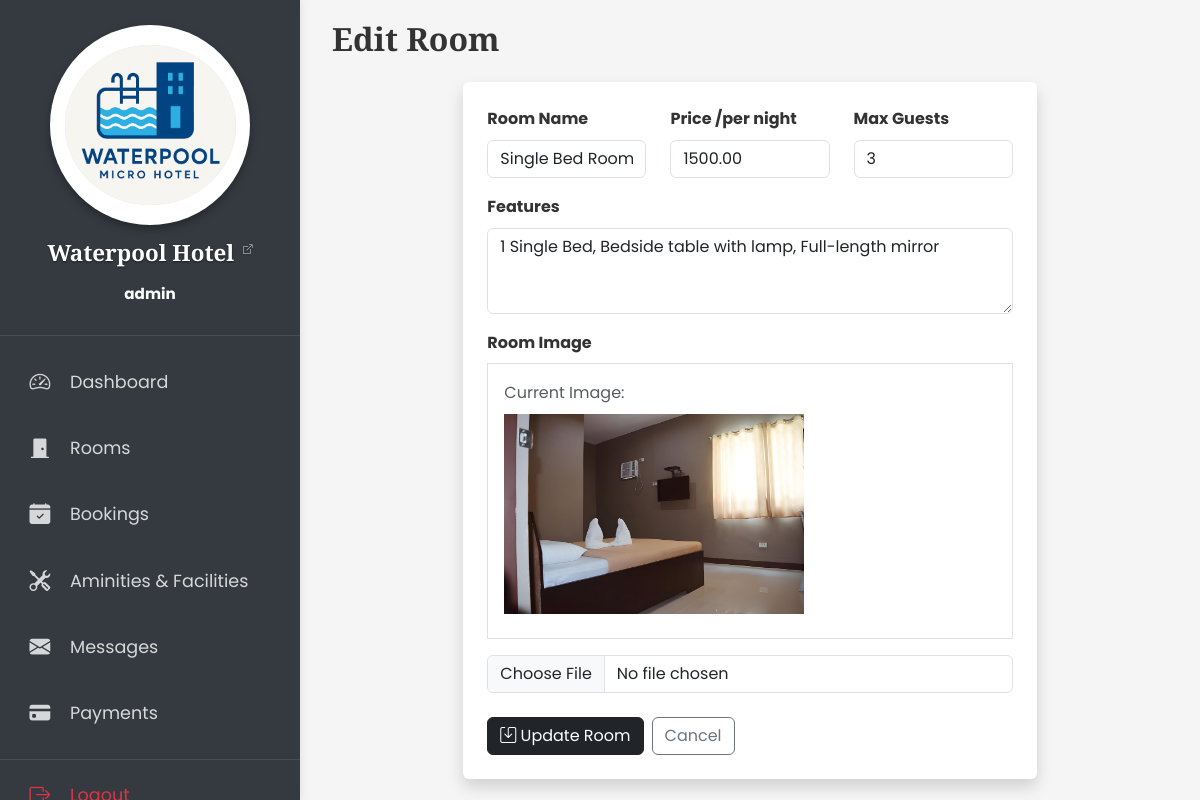
The app's page /edit_room.php?id=5 (signed in) with its own data.
### tables this page shows
CREATE TABLE `rooms` (
  `room_ID` int(11) NOT NULL,
  `name` varchar(100) NOT NULL,
  `price` decimal(10,2) NOT NULL,
  `max_guests` int(11) NOT NULL DEFAULT 2,
  `features` text NOT NULL,
  `facilities` text DEFAULT NULL,
  `image` varchar(255) NOT NULL
);

### edit_room.php (the view, shortened to what this page needs)
<?php
require('includes/db_config.php');
if (isset($_GET['id']) && is_numeric($_GET['id'])) {
    $room_id = $_GET['id'];
    try {
        $query = "SELECT * FROM rooms WHERE room_ID = ?";
        $stmt = $conn->prepare($query);
        $stmt->bind_param("i", $room_id);
        $stmt->execute();
        $result = $stmt->get_result();
        if ($result->num_rows == 1) {
            $room = $result->fetch_assoc();
        } else {
            throw new Exception("Room not found!");
        }
    } catch (Exception $e) {
        echo "<script>alert('" . $e->getMessage() . "'); window.location.href='manage_rooms.php';</script>";
        exit;
    }
} else {
    echo "<script>alert('Invalid Room ID!'); window.location.href='manage_rooms.php';</script>";
    exit;
}
?>
<!DOCTYPE html>
<html lang="en">
<head>
    <?php require('includes/links.php'); ?>
    <link rel="stylesheet" href="styles/admin.css">
</head>
<body>
    <div class="admin-layout">
        <?php require('includes/admin_sidebar.php'); ?>
        <div class="admin-content">
            <div class="container-fluid">
                <div class="mb-4">
                    <h2 class="fw-bold h-font">Edit Room</h2>
                </div>
        <div class="row justify-content-center mt-4">
            <div class="col-lg-8 bg-white rounded shadow p-4">
                <form method="POST" enctype="multipart/form-data">
                    <div class="row">
                        <div class="col-md-4 mb-3">
                            <label class="form-label fw-bold">Room Name</label>
                            <input type="text" name="name" class="form-control shadow-none"
                                value="<?php echo htmlspecialchars($room['name']); ?>" required>
                        </div>
                        <div class="col-md-4 mb-3">
                            <label class="form-label fw-bold">Price /per night</label>
                            <input type="number" name="price" min="0" step="0.01" class="form-control shadow-none"
                                value="<?php echo htmlspecialchars($room['price']); ?>" required>
                        </div>
                        <div class="col-md-4 mb-3">
                            <label class="form-label fw-bold">Max Guests</label>
                            <input type="number" name="max_guests" min="1" class="form-control shadow-none"
                                value="<?php echo isset($room['max_guests']) ? htmlspecialchars($room['max_guests']) : '2'; ?>" required>
                        </div>
                    </div>
                    <div class="mb-3">
                        <label class="form-label fw-bold">Features</label>
                        <textarea name="features" class="form-control shadow-none" rows="3" required
                            placeholder="Enter room features (e.g., King Size Bed, Private Bathroom, Ocean View)"><?php echo htmlspecialchars($room['features']); ?></textarea>
                    </div>
                    <div class="mb-4">
                        <label class="form-label fw-bold">Room Image</label>
                        <?php if (!empty($room['image'])): ?>
                            <div class="border p-3 mb-3">
                                <p class="text-muted mb-2">Current Image:</p>
                                <img src="images/rooms/<?php echo htmlspecialchars($room['image']); ?>" alt="Room Image"
                                    class="img-fluid d-block mb-2" style="max-height: 200px;">
                            </div>
                        <?php endif; ?>
                        <input type="file" name="image" accept="image/*" class="form-control shadow-none">
                    </div>
                    <div class="d-flex">
                        <button type="submit" class="btn btn-dark shadow-none me-2">
                            <i class="bi bi-save"></i> Update Room
                        </button>
                        <a href="manage_rooms.php" class="btn btn-outline-secondary">Cancel</a>
                    </div>
                </form>
            </div>
        </div>
            </div>
        </div>
    </div>
</body>
</html>

### styles/styles.css (style rules this page uses)
:root { --teal: #3b8b96; --teal_hover: #38a9b8; --primary-font: 'Poppins', sans-serif; --heading-font: 'Playfair Display', serif; --accent-font: 'Lora', serif; }
body { font-family: var(--primary-font); font-size: 16px; line-height: 1.6; color: #333; }
h1, h2, h3, h4, h5, h6 { font-family: var(--heading-font); font-weight: 600; }
.h-font { font-family: var(--heading-font); }
input[type=number] { appearance: textfield; -moz-appearance: textfield; }

### styles/admin.css (style rules this page uses)
:root { --sidebar-width: 300px; --primary-color: #343a40; --accent-color: #007bff; --primary-font: 'Poppins', sans-serif; --heading-font: 'Playfair Display', serif; --accent-font: 'Lora', serif; }
body { font-family: var(--primary-font); font-size: 16px; line-height: 1.6; color: #333; }
h1, h2, h3, h4, h5, h6 { font-family: var(--heading-font); font-weight: 600; }
.h-font { font-family: var(--heading-font); }
.admin-layout { display: flex; min-height: 100vh; }
.admin-content { flex: 1; margin-left: var(--sidebar-width); padding: 20px; background-color: #f5f5f5; }

### records on screen
rooms: name "Single Bed Room", price "1500.00", max_guests "3", features "1 Single Bed, Bedside table with lamp, Full-length mirror", image (picture)

### other values on screen
$_SESSION['admin_username'] "admin"
